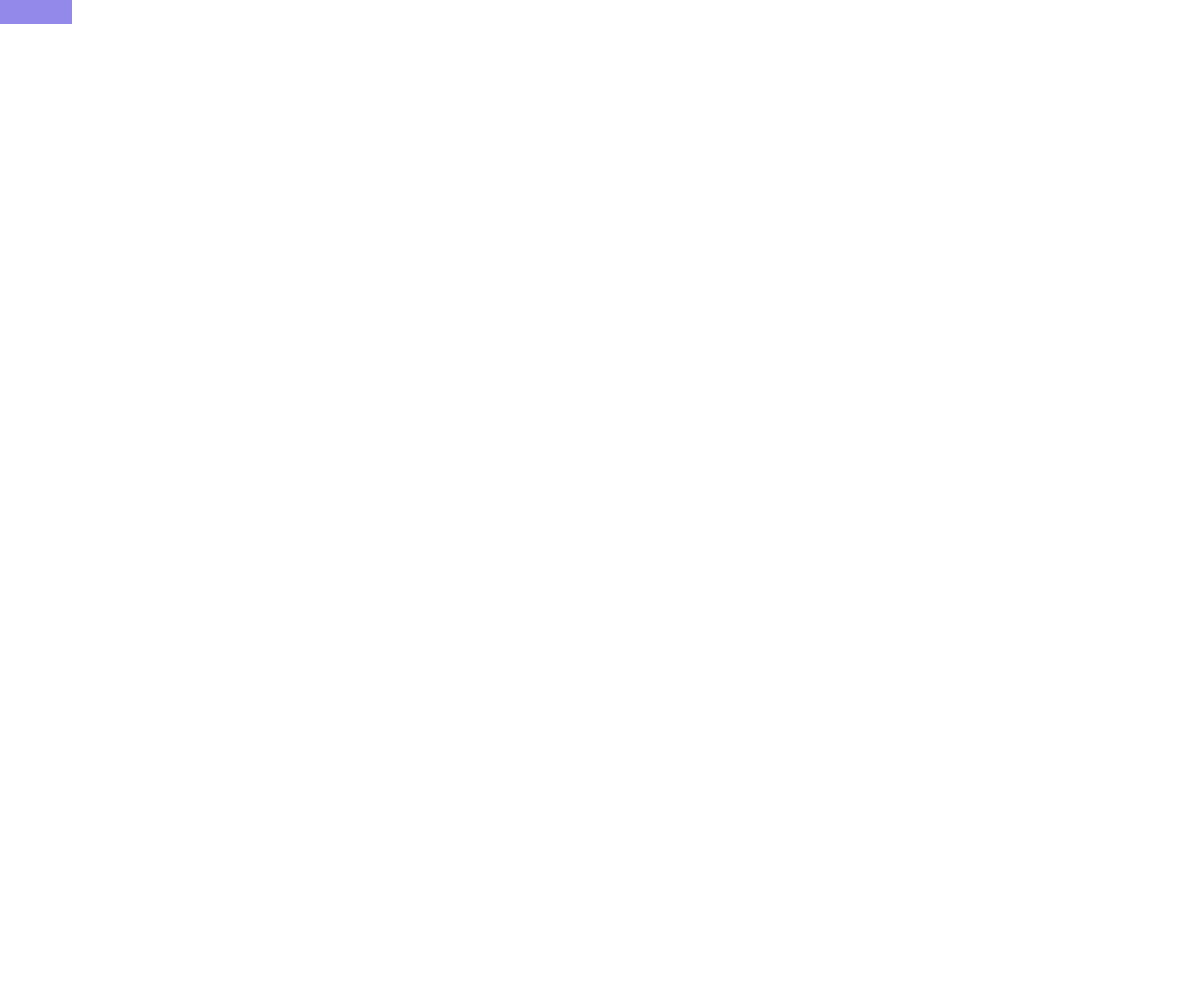
Frame 1 (no input)
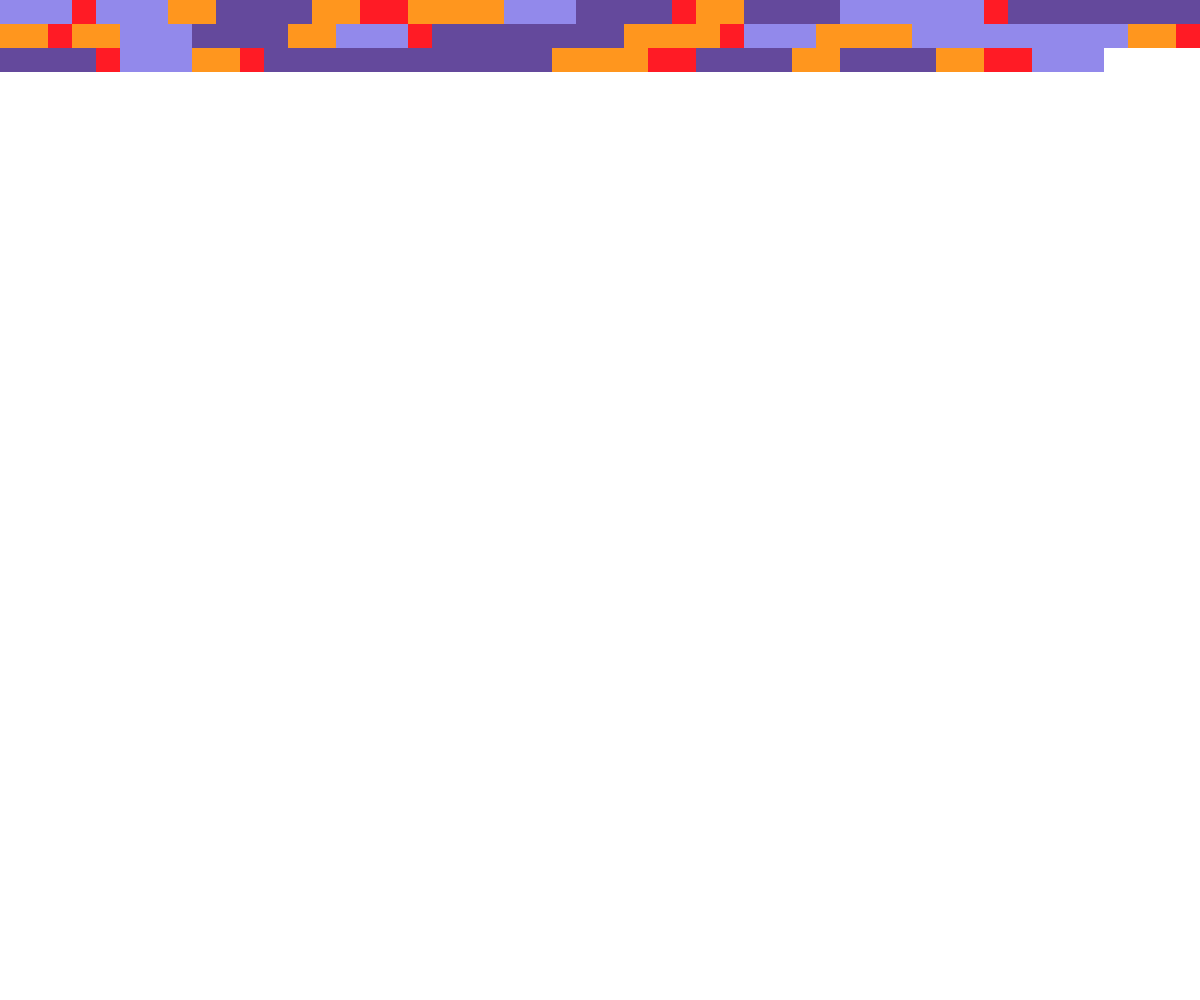
Frame 60 (no input)
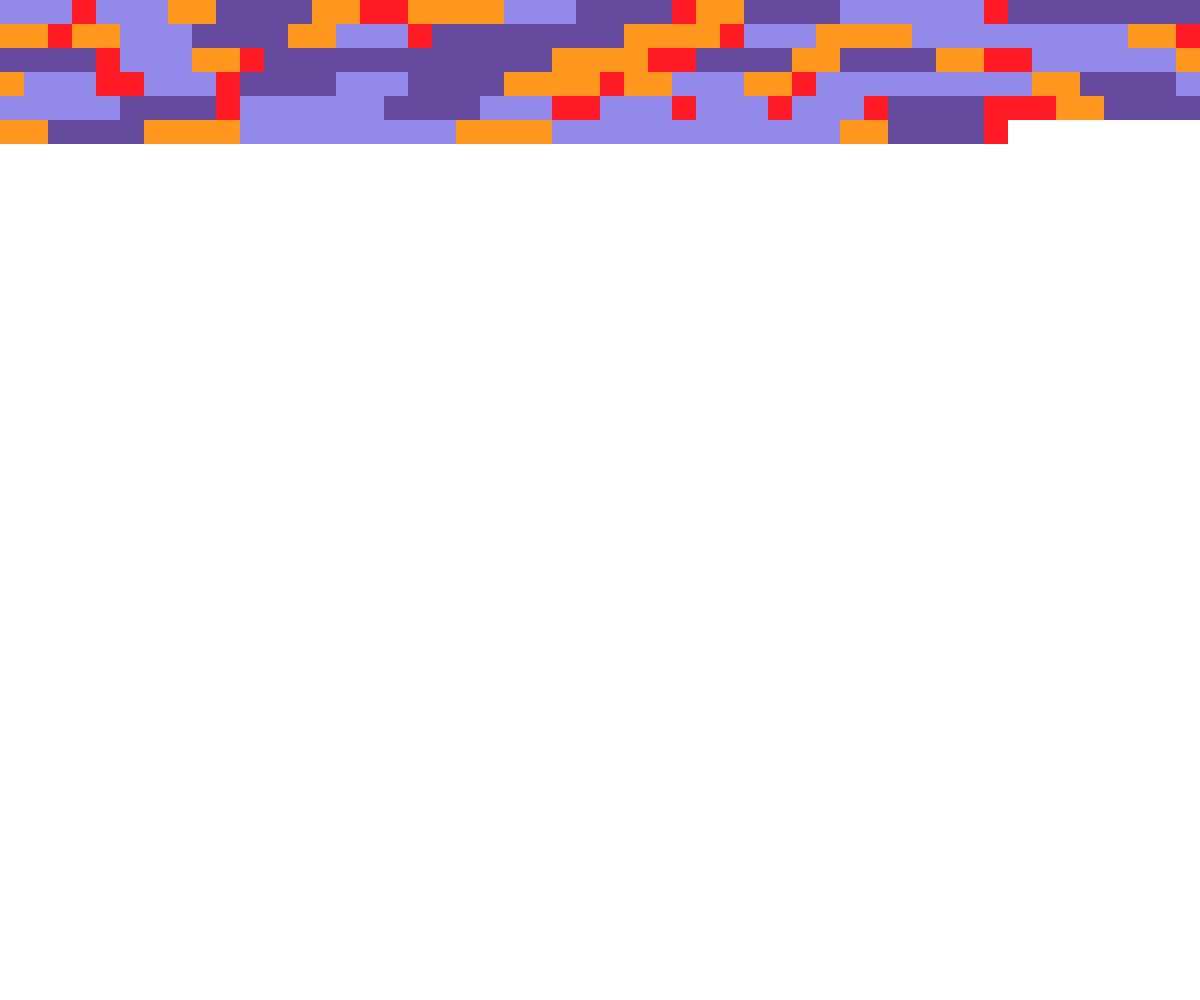
Frame 120 (the mouse pressed at the canvas centre since frame 60)

The p5.js sketch that drew these frames (run headless with seeded random() and noise() and a simulated clock; from frame 60 on, the mouse is pressed at the canvas centre):

// p5.js sketch
// ── sketch.js
let gridSize = 50;
let cellSize;

let x = 0;
  let y = 0;

function setup() {
  
  let w;
  
  if(windowWidth % gridSize > 0){
    w = windowWidth - (windowWidth % gridSize)
  }

  
  // createCanvas(w, w);
  
  createCanvas(windowWidth,windowHeight);

  
  cellSize = width / gridSize;
  // noLoop();
}


function draw() {
  
  
    let num = int(random(1, 5));
    let colour;

    switch (num) {
      case 1:
        colour = color('#FF1B25'); // red
        break;
      case 2:
        colour = color('#FF961E'); // orange
        break;
      case 3:
        colour = color('#9289EB'); // light blue
        break;
      case 4:
        colour = color('#64499C'); // dark blue
        break;
    }

    fill(colour);
    noStroke();

    for (let i = 0; i < num; i++) {
      if (x >= width) {
        x = 0;
        y += cellSize;
      }
      rect(x, y, cellSize, cellSize);
      x += cellSize;
    }

    if (y >= height) {
      noLoop();
    }
  
}

function mouseClicked(){
  y = 0;
    x = 0;
  loop();
  background(255);
    
  
}
